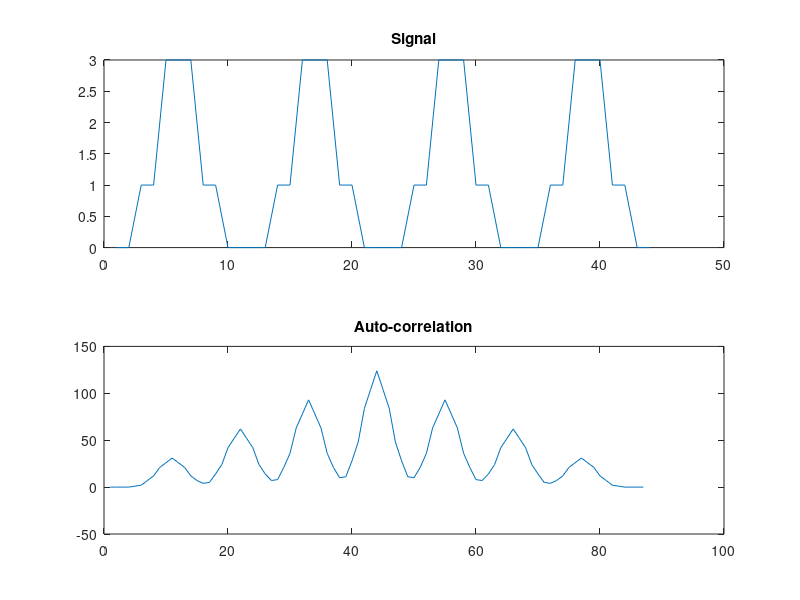

The MATLAB script that drew this image:
t = 0:1:10;
s1 = t>=2 & t<=8;
s2 = (t>=4 & t<=6)*(2);

x = s1+s2;
x = [x x x x];
subplot(2,1,1);
plot(x);
title("Signal")
r = xcorr(x);
subplot(2,1,2);
plot(r);
title("Auto-correlation");
